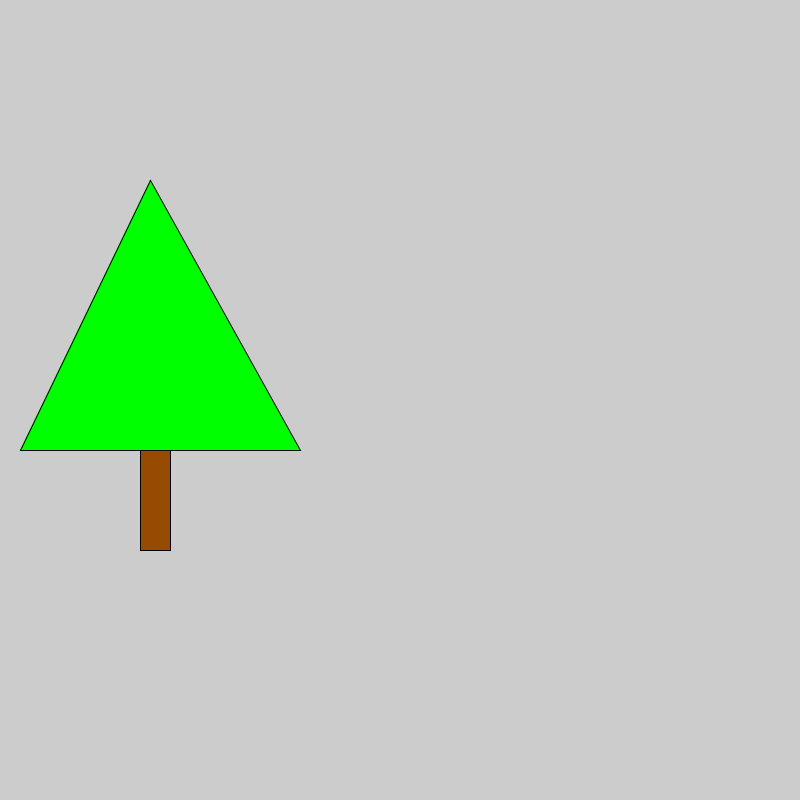
Frame 1 (no input)
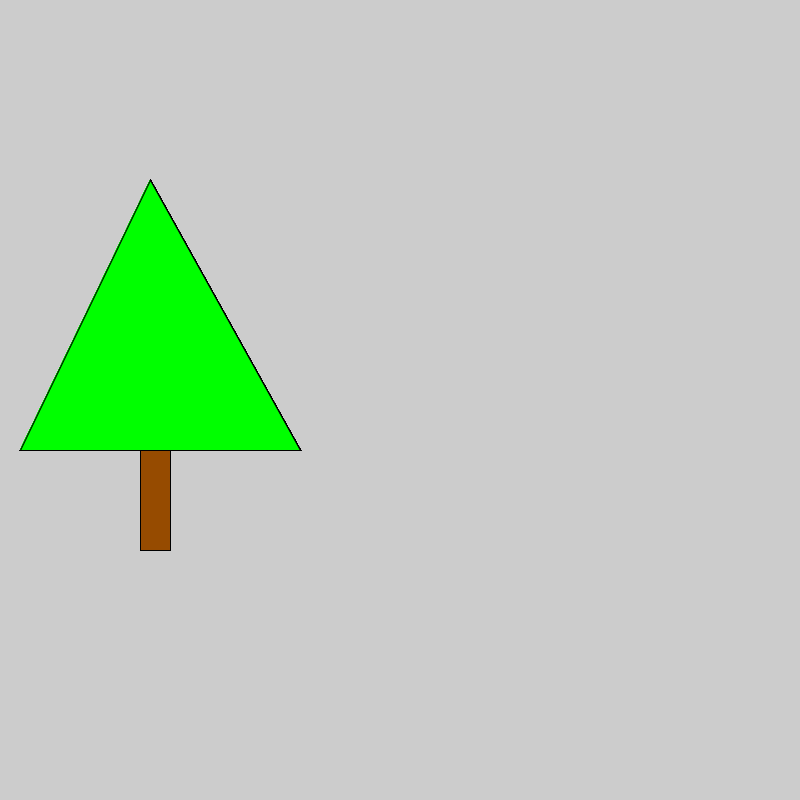
Frame 60 (the mouse pressed at the canvas centre just before this capture)
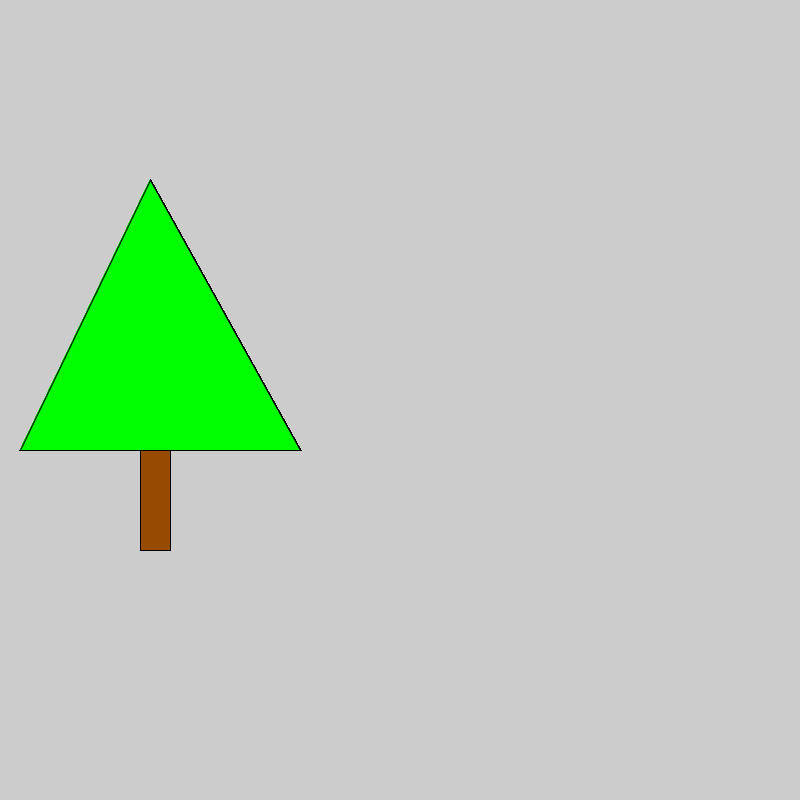
Frame 120 (the mouse held since frame 60 and released just before this capture)

The Processing sketch that drew these frames (run headless with seeded random() and noise(); from frame 60 on, the mouse is pressed at the canvas centre):

// Processing sketch: H09_Verdieping9
// ── H09_Verdieping9.pde
void setup() {
  size(800,800);
  smooth(8);
}

void draw() {
  tekenBoom();
  
}

void tekenBoom() {
  fill(150,75,0);
  rect(140,400,30,150);
  fill(0,255,0);
  triangle(20, 450, 150, 180, 300, 450);
 
}
